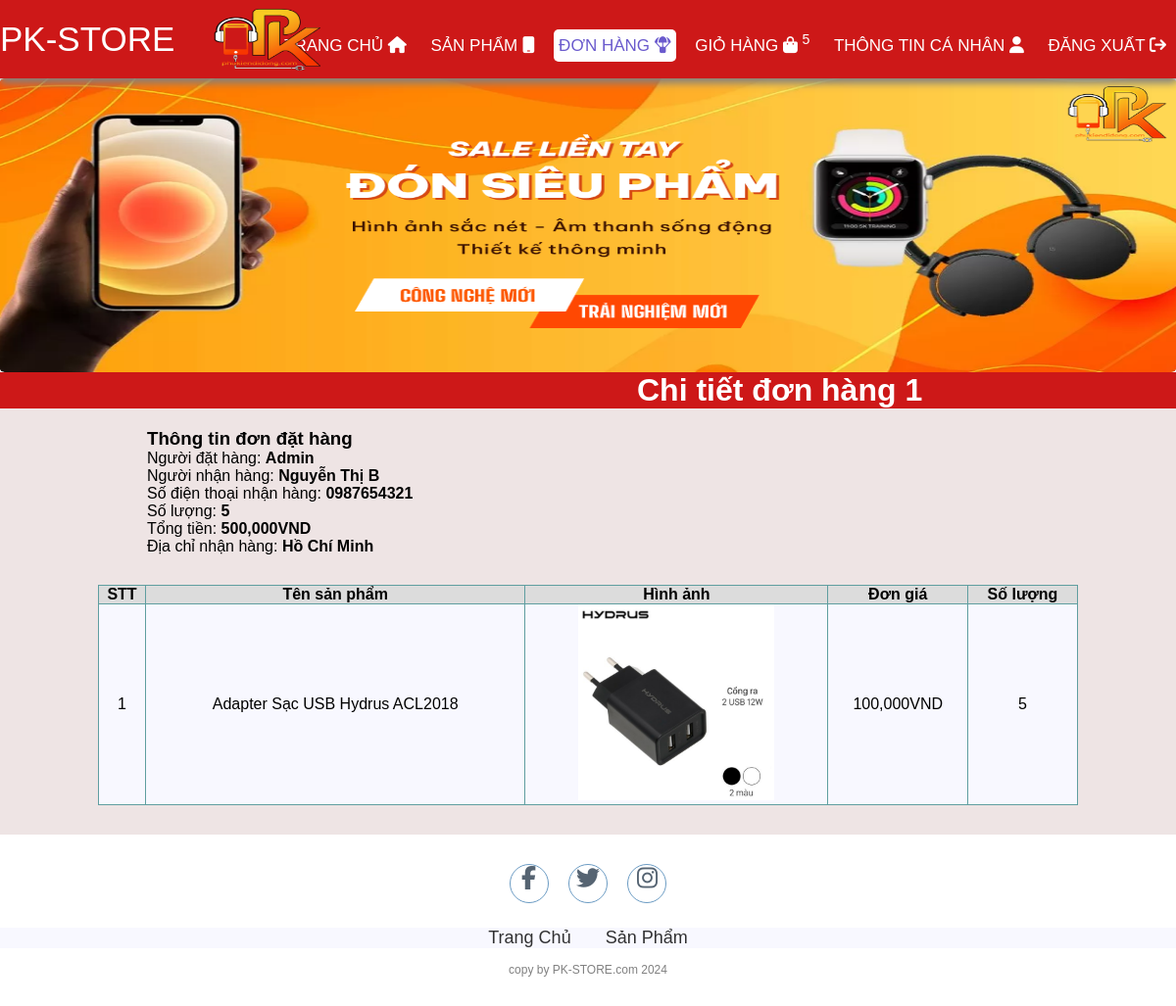
The page /orderdetail.php?orderId=1 (signed in) on the database its author committed.
### tables this page shows
CREATE TABLE `users` (
  `id` int(11) NOT NULL,
  `email` varchar(255) NOT NULL,
  `fullname` varchar(255) NOT NULL,
  `dob` date NOT NULL,
  `password` varchar(255) NOT NULL,
  `role_id` int(11) NOT NULL,
  `status` tinyint(1) NOT NULL,
  `address` varchar(500) NOT NULL,
  `isConfirmed` tinyint(4) NOT NULL DEFAULT 0,
  `captcha` varchar(50) NOT NULL
);

CREATE TABLE `orders` (
  `id` int(11) NOT NULL,
  `userId` int(11) NOT NULL,
  `createdDate` date NOT NULL,
  `receivedDate` date DEFAULT NULL,
  `status` varchar(20) NOT NULL,
  `fullname` varchar(255) NOT NULL,
  `phoneNumber` varchar(100) NOT NULL,
  `address` varchar(500) NOT NULL
);

CREATE TABLE `order_details` (
  `id` int(11) NOT NULL,
  `orderId` int(11) NOT NULL,
  `productId` int(11) NOT NULL,
  `qty` int(11) NOT NULL,
  `productPrice` decimal(10,0) NOT NULL,
  `productName` varchar(100) NOT NULL,
  `productImage` varchar(50) NOT NULL
);

### lib/database.php (called while the page is built, shortened)
<?php
class Database extends PDO
{
  public $host   = DB_HOST;
  public $user   = DB_USER;
  public $pass   = DB_PASS;
  public $dbname = DB_NAME;
  public $link;
  private function connectDB()
  {
    $this->link = new mysqli(
      $this->host,
      $this->user,
      $this->pass,
      $this->dbname
    );
  }
  public function select($query)
  {
    $result = $this->link->query($query);
    if ($result->num_rows > 0) {
      return $result;
    } else {
      return false;
    }
  }
}

### classes/orderDetails.php (called while the page is built, shortened)
<?php
$filepath = realpath(dirname(__FILE__));
include_once($filepath . '/../lib/database.php');
include_once($filepath . '/../lib/session.php');
?>
<?php
class orderDetails
{
    private $db;
    public function __construct()
    {
        $this->db = new Database();
    }
    public function getOrderDetails($orderId)
    {
        $query = "SELECT * FROM order_details WHERE orderId = $orderId ";
        $mysqli_result = $this->db->select($query);
        if ($mysqli_result) {
            $result = mysqli_fetch_all($this->db->select($query), MYSQLI_ASSOC);
            return $result;
        }
        return false;
    }
    public function getTotalPriceByUserId($orderId)
    {
        $query = "SELECT SUM(productPrice*qty) as total FROM order_details WHERE orderId = '$orderId' ";
        $mysqli_result = $this->db->select($query);
        if ($mysqli_result) {
            $result = mysqli_fetch_all($this->db->select($query), MYSQLI_ASSOC)[0];
            return $result;
        }
        return false;
    }
    public function getTotalQtyByUserId($orderId)
    {
        $query = "SELECT SUM(qty) as total FROM order_details WHERE orderId = '$orderId' ";
        $mysqli_result = $this->db->select($query);
        if ($mysqli_result) {
            $result = mysqli_fetch_all($this->db->select($query), MYSQLI_ASSOC)[0];
            return $result;
        }
        return false;
    }
}
?>

### lib/session.php (called while the page is built, shortened)
<?php
class Session
{
   public static function get($key)
   {
      if (isset($_SESSION[$key])) {
         return $_SESSION[$key];
      } else {
         return false;
      }
   }
}

### classes/user.php (called while the page is built, shortened)
<?php
$filepath = realpath(dirname(__FILE__));
include_once($filepath . '/../lib/session.php');
include_once($filepath . '/../lib/database.php');
?>
<?php
class user
{
	private $db;
	public function __construct()
	{
		$this->db = new Database();
	}
	public function get()
	{
		$userId = Session::get('userId');
		$query = "SELECT * FROM users WHERE id = '$userId' LIMIT 1";
		$mysqli_result = $this->db->select($query);
		if ($mysqli_result) {
			$result = mysqli_fetch_all($this->db->select($query), MYSQLI_ASSOC)[0];
			return $result;
		}
		return false;
	}
}
?>

### classes/order.php (called while the page is built, shortened)
<?php
$filepath = realpath(dirname(__FILE__));
include_once($filepath . '/../lib/database.php');
include_once($filepath . '/../lib/session.php');
?>
<?php
class order
{
    private $db;
    public function __construct()
    {
        $this->db = new Database();
    }
    public function getById($id)
    {
        $query = "SELECT * FROM orders WHERE id = '$id' ";
        $mysqli_result = $this->db->select($query);
        if ($mysqli_result) {
            $result = mysqli_fetch_all($this->db->select($query), MYSQLI_ASSOC)[0];
            return $result;
        }
        return false;
    }
}
?>

### orderdetail.php (the view, shortened to what this page needs)
<?php
include_once 'lib/session.php';
include_once 'classes/orderDetails.php';
include_once 'classes/order.php';
$orderDetails = new orderDetails();
$result = $orderDetails->getOrderDetails($_GET['orderId']);
include_once './classes/user.php';
$totalPrice = $orderDetails->getTotalPriceByUserId($_GET['orderId']);
$totalQty = $orderDetails->getTotalQtyByUserId($_GET['orderId']);
$user = new user();
$userInfo = $user->get();
$order = new order();
$order_result = $order->getById($result[0]['orderId']);
?>
<!DOCTYPE html>
<html lang="en">
<head>
    <link rel="stylesheet" href="./css/style.css">
    <link rel="stylesheet" href="https://cdnjs.cloudflare.com/ajax/libs/font-awesome/6.0.0-beta3/css/all.min.css">
</head>
<body>
    <nav>
        <label class="logo"><a href="index.php">PK-STORE</a>  <img src="./images/LOGOPK-1.png" alt=""></label>
        <ul>
            <li><a href="index.php">Trang chủ <i class=" fas fa-home"></i></a></li>
            <li><a href="productList.php">Sản phẩm <i class="fas fa-mobile"></i></a></li>
            <li><a href="order.php" id="order" class="active">Đơn hàng <i class="fas fa-parachute-box"></i></a></li>
            <li>
                <a href="checkout.php">
                    Giỏ hàng
                    <i class="fa fa-shopping-bag"></i>
                    <sup class="sumItem">
                        <?= ($totalQty['total']) ? $totalQty['total'] : "0" ?>
                    </sup>
                </a>
            </li>
            <?php
            if (isset($_SESSION['user']) && $_SESSION['user']) { ?>
                <li><a href="info.php" id="signin">Thông tin cá nhân <i class="fas fa-user"></i></a></li>
                <li><a href="logout.php" id="signin">Đăng xuất <i class="fas fa-arrow-right-from-bracket"></i></a></li>
            <?php } else { ?>
                <li><a href="register.php" id="signup">Đăng ký <i class="fas fa-user-plus"></i></a></li>
                <li><a href="login.php" id="signin">Đăng nhập <i class="fas fa-arrow-right-to-bracket"></i></a></li>
            <?php } ?>
        </ul>
    </nav>
        <section class="banner">
        <div class="fadein">
            <?php
            $dir = "./images/slider/";
            $scan_dir = scandir($dir);
            foreach ($scan_dir as $img) :
                if (in_array($img, array('.', '..')))
                    continue;
            ?>
                <img src="<?php echo $dir . $img ?>" alt="<?php echo $img ?>">
            <?php endforeach; ?>
        </div>
    </section>
    <div class="featuredProducts">
        <h1>Chi tiết đơn hàng <?= $_GET['orderId'] ?></h1>
    </div>
    <div class="infor_order">
        <h3>Thông tin đơn đặt hàng</h3>
        <div>
            Người đặt hàng: <b><?= $userInfo['fullname'] ?></b>
        </div>
        <div>
            Người nhận hàng: <b><?= $order_result['fullname'] ?></b>
        </div>
        <div>
            Số điện thoại nhận hàng: <b><?= $order_result['phoneNumber'] ?></b>
        </div>
        <div>
            Số lượng: <b id="qtycart"><?= $totalQty['total'] ?></b>
        </div>
        <div>
            Tổng tiền: <b id="totalcart"><?= number_format($totalPrice['total'], 0, '', ',') ?>VND</b>
        </div>
        <div>
            Địa chỉ nhận hàng: <b><?= $order_result['address'] ?></b>
        </div>
    </div>
    <div class="container-single">
        <table class="order">
            <tr>
                <th>STT</th>
                <th>Tên sản phẩm</th>
                <th>Hình ảnh</th>
                <th>Đơn giá</th>
                <th>Số lượng</th>
            </tr>
            <?php $count = 1;
            foreach ($result as $key => $value) { ?>
                <tr>
                    <td><?= $count++ ?></td>
                    <td><?= $value['productName'] ?></td>
                    <td><img class="image-cart" src="admin/uploads/<?= $value['productImage'] ?>" alt=""></td>
                    <td><?= number_format($value['productPrice'], 0, '', ',') ?>VND</td>
                    <td><?= $value['qty'] ?></td>
                </tr>
            <?php }
            ?>
        </table>
    </div>
    <footer>
        <div class="social">
            <a href="https://www.facebook.com/profile.php?id=100025197438617"><i class="fa fa-facebook" aria-hidden="true"></i></a>
            <a href="#"><i class="fa fa-twitter" aria-hidden="true"></i></a>
            <a href="#"><i class="fa fa-instagram" aria-hidden="true"></i></a>
        </div>
        <ul class="list">
            <li>
                <a href="./">Trang Chủ</a>
            </li>
            <li>
                <a href="productList.php">Sản Phẩm</a>
            </li>
        </ul>
        <p class="copyright">copy by PK-STORE.com 2024</p>
    </footer>
</body>
</html>

### css/style.css (style rules this page uses)
:root { --color-primary: #CD1818; --bg-primary: rgb(238, 228, 228); }
* { padding: 0; margin: 0; text-decoration: none; list-style: none; box-sizing: border-box; }
body { font-family: Arial; background: var(--bg-primary); }
nav { top: 0; background: var(--color-primary); height: 80px; width: 100%; position: fixed; z-index: 9999; box-shadow: 1px 5px 8px gray; }
label.logo a { color: white; font-size: 35px; line-height: 80px; padding: 0 0px; }
label.logo img { position: absolute; color: white; width: 190px; height: 85px; line-height: 80px; padding: 0 30px; }
nav ul { float: right; margin-right: 0px; }
nav ul li { display: inline-block; line-height: 80px; margin: 0 5px; }
nav ul li a { color: white; font-size: 17px; padding: 7px 5px; border-radius: 3px; text-transform: uppercase; border-radius: 5px; transition: 0.5s; }
a.active, nav>ul a:hover { background: white; color: slateblue; }
.banner { background-size: cover; margin-top: 80px; overflow: hidden; }
.fadein { position: relative; height: 300px; max-width: 1200px; margin: 0 auto; background: #fff; }
.fadein img { position: absolute; width: calc(100%); height: calc(100%); width: 100%; height: 100%; }
.featuredProducts { display: flex; justify-content: space-between; background-color: var(--color-primary); color: white; }
.featuredProducts h1 { margin-left: 650px; }
.infor_order { margin: 20px; margin-left: 150px; }
footer { padding: 30px 0; background-color: white; }
footer .social { text-align: center; padding-bottom: 25px; color: white; }
footer .social a { color: inherit; font-size: 24px; border: 1px solid steelblue; width: 40px; height: 40px; display: inline-block; text-align: center; border-radius: 50%; margin: 0 8px; transition: 0.5s; background-color: white; color: #2c3e50; opacity: 0.8; }
footer ul { margin-top: 0; padding: 0; list-style: none; font-size: 18px; margin-bottom: 0; text-align: center; }
footer ul a { color: inherit; text-decoration: none; opacity: 0.8; }
footer ul li { display: inline; padding: 0 15px; }
footer .copyright { margin-top: 15px; text-align: center; font-size: 12px; color: gray; }
.container-single { display: flex; margin: 30px 100px; }
.image-cart { height: 200px; width: 200px; }
.list { background-color: ghostwhite; }
th { background-color: gainsboro; border: 1px solid cadetblue; }
td { border: 1px solid cadetblue; text-align: center; }
.order { width: 100%; background-color: ghostwhite; padding: 10px; border-collapse: collapse; }

### rows shown on the page
users: fullname "Admin"
orders: fullname "Nguyễn Thị B", phoneNumber "0987654321", address "Hồ Chí Minh"
order_details: productName "Adapter Sạc USB Hydrus ACL2018", productImage (picture), productPrice "100,000", qty "5"

### other values the page prints
$totalQty['total'] "5"
$_GET['orderId'] "1"
$totalPrice['total'] "500,000"
